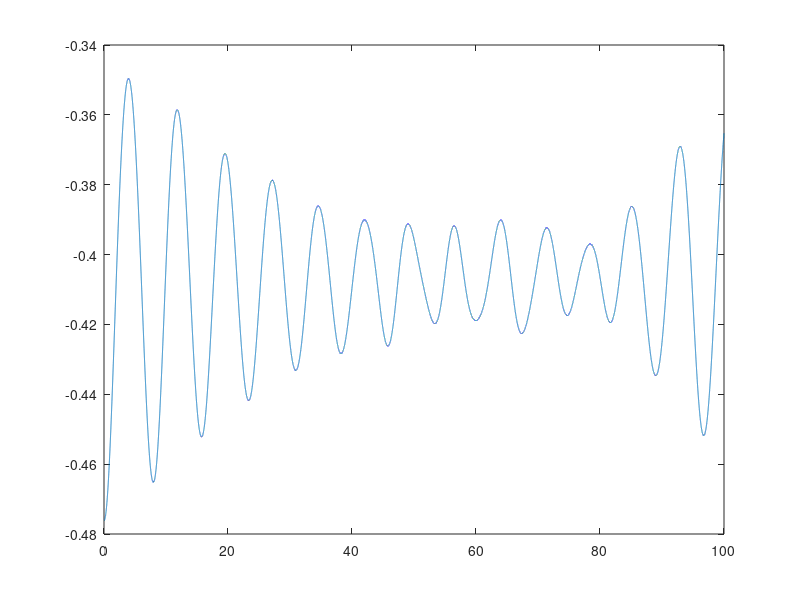

This chart was generated by the following MATLAB code:
clear;
% close all;
clc;
format long
tic;

% Definition of parameters
L = 2^6; %size
dt = 1e-3;
T = 100;
t = 0:dt:T;
nt = length(t);
J = 1;
hx1 = 0.3;
hx2 = 0.5;
hz = 1e-5;

S = L/2;

S_z = zeros(L+1,1);
S_p = zeros(L+1);
S_m = zeros(L+1);

% construction of matrice
for m = 1:L+1
    S_z(m) = L/2 - (m-1);
end

for m = 1:L
    S_p(m,m+1) = sqrt(S*(S+1)-S_z(m+1)*(S_z(m+1)+1));
    S_m(m+1,m) = sqrt(S*(S+1)-S_z(m)*(S_z(m)-1));
end

S_x = (S_p + S_m)/2;

H0 = diag(-J*(S_z.^2)/(L) + hz*S_z) + hx1*S_x;

[V,~] = eig(H0);
phi0 = V(:,1);

% construction of Hamiltonian
H = diag(-J*(S_z.^2)/(L)) + hx2*S_x;

% time revolution
[V,D] = eig(H);
e = diag(D);
temp = V'*phi0;
trans = exp(-1i*e*t);
phi1 = temp.*trans;
phit = V*phi1;

phit2 = abs(phit).^2;
Sz_order = S_z'* phit2/L;

toc;

figure
plot(t,Sz_order)

function y = kron4(a,b,c,d)
y = kron(kron(kron(a,b),c),d);
end

function y = kron3(a,b,c)
y = (kron(kron(a,b),c));
end

function y = kron_p(a,b)
la = length(a);
lb = length(b);
y = zeros(la*lb,1);
for i = 1:la
    for j = 1:lb
        y((i-1)*lb+j) = a(i) + b(j);
    end
end
end

function y = kron_p4(a,b,c,d)
y = kron_p(kron_p(kron_p(a,b),c),d);
end